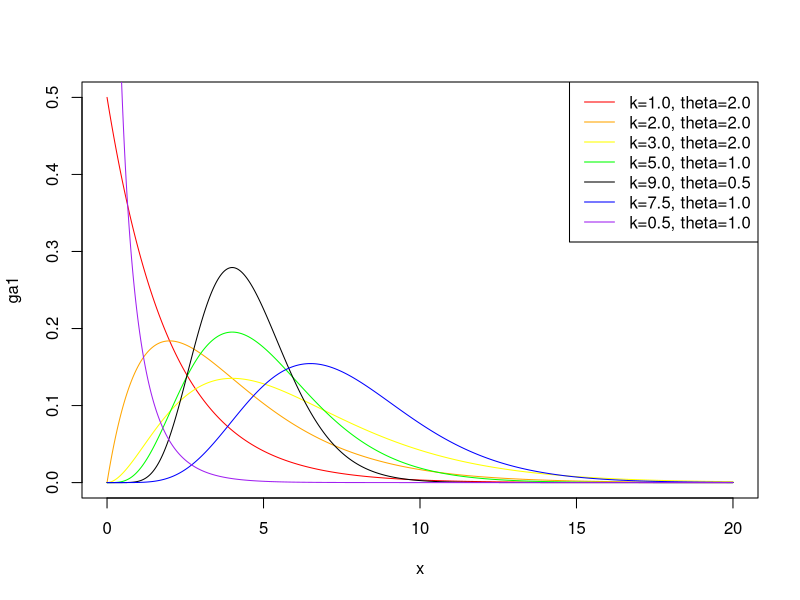

Source code (R):
## ---- chunk 1
x = seq(from=0, to=20, by=0.005)

texts = c("k=1.0, theta=2.0", "k=2.0, theta=2.0", "k=3.0, theta=2.0",
          "k=5.0, theta=1.0", "k=9.0, theta=0.5", "k=7.5, theta=1.0",
          "k=0.5, theta=1.0")
color = c("red","orange","yellow","green","black","blue","purple")

ga1 = dgamma(x,shape=1.0,scale=2.0)
ga2 = dgamma(x,shape=2.0,scale=2.0)
ga3 = dgamma(x,shape=3.0,scale=2.0)
ga4 = dgamma(x,shape=5.0,scale=1.0)
ga5 = dgamma(x,shape=9.0,scale=0.5)
ga6 = dgamma(x,shape=7.5,scale=1.0)
ga7 = dgamma(x,shape=0.5,scale=1.0)

plot(x,ga1,type="n",xlim=c(0,20),ylim=c(0,0.5))
lines(x,ga1,type="l",col=color[1])
lines(x,ga2,type="l",col=color[2])
lines(x,ga3,type="l",col=color[3])
lines(x,ga4,type="l",col=color[4])
lines(x,ga5,type="l",col=color[5])
lines(x,ga6,type="l",col=color[6])
lines(x,ga7,type="l",col=color[7])
legend("topright", texts, lty=rep(c(1),7), col = color)
## ---- chunk 2
temp <- matrix(c(0.75, 1, 0.67, 0.047), nrow = 2, byrow = TRUE)
rownames(temp) <- c('Before', 'After')
colnames(temp) <- c('lambda', 'Standard Deviation')

knitr::kable(
  x = temp,
  booktabs = TRUE,
  caption = 'Before and after seeing the data'
)
